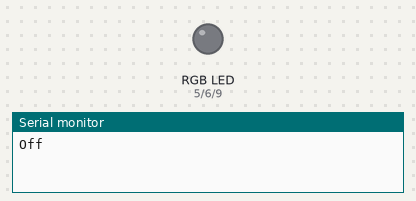
This sketch was run on a simulated Arduino Uno, built with avr-gcc and run on an emulated ATmega328P. On the bench: an RGB LED mixed from three pins (HIGH = lit), the last lines printed to the serial monitor.

Above: at 0.5 s.
At 2.5 s:
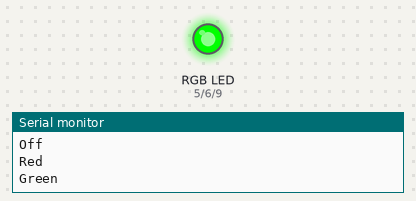
At 3.5 s:
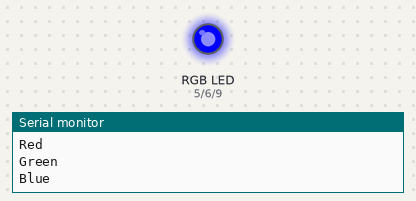
At 4.5 s:
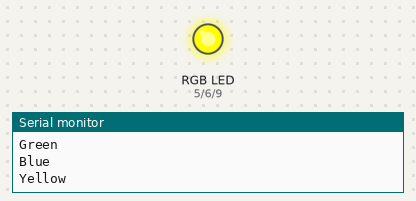
At 6.5 s:
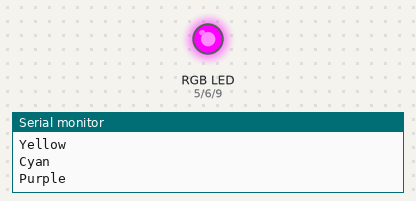
At 9.5 s:
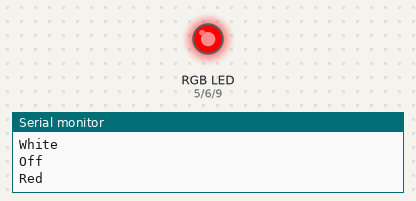
Timing chart, 0 to 10.4 s (numbered marks = the images above):
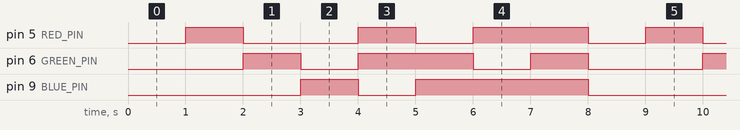

Measured:
- by itself, pin 5 (RED_PIN): repeats every 8.0 s: LOW 2.0 s, HIGH 1.0 s, LOW 1.0 s, HIGH 2.0 s, LOW 1.0 s, HIGH 1.0 s
- by itself, pin 6 (GREEN_PIN): repeats every 8.0 s: LOW 1.0 s, HIGH 2.0 s, LOW 1.0 s, HIGH 1.0 s, LOW 2.0 s, HIGH 1.0 s
- by itself, pin 9 (BLUE_PIN): repeats every 8.0 s: LOW 1.0 s, HIGH 3.0 s, LOW 3.0 s, HIGH 1.0 s

The sketch:

sketch_oct01a.ino
```cpp
/*
Example sketch 03
RGB LED  Make an RGB LED display a rainbow of colors!
*/
//In this basic lab we are using an RGB led which is an
//led that can display a red blue and green light among
//other color combinations based off of which annodes of the
//led have power.

const int RED_PIN = 5;
const int GREEN_PIN = 6;
const int BLUE_PIN = 9;


int DISPLAY_TIME = 10; //Although this was included in the program it was never used.

void setup()
{
   //set the three pin variables as outputs
   pinMode(RED_PIN, OUTPUT);
   pinMode(GREEN_PIN, OUTPUT);
   pinMode(BLUE_PIN, OUTPUT);

   Serial.begin(9600);

}

void loop()
{
   // We've written a custom function called mainColors() that steps
   // through all eight of these colors. We're only "calling" the
   // function here (telling it to run). The actual function code
   // is further down in the sketch.
   mainColors();
}

// Here's the mainColors() custom function we've written.
void mainColors()
{
   // Off (all LEDs off):
   digitalWrite(RED_PIN, LOW);
   digitalWrite(GREEN_PIN, LOW);
   digitalWrite(BLUE_PIN, LOW);
   Serial.println("Off");


   delay(1000); //wait 1 second

   // Red (turn just the red LED on):
   digitalWrite(RED_PIN, HIGH);
   digitalWrite(GREEN_PIN, LOW);
   digitalWrite(BLUE_PIN, LOW);
   Serial.println("Red");

   delay(1000); //wait 1 seconds

   // Green (turn just the green LED on):
   digitalWrite(RED_PIN, LOW);
   digitalWrite(GREEN_PIN, HIGH);
   digitalWrite(BLUE_PIN, LOW);
   Serial.println("Green");

   delay(1000); //wait 1 second

   // Blue (turn just the blue LED on):
   digitalWrite(RED_PIN, LOW);
   digitalWrite(GREEN_PIN, LOW);
   digitalWrite(BLUE_PIN, HIGH);
   Serial.println("Blue");

   delay(1000); //wait 1 second

   // Yellow (turn red and green on):
   digitalWrite(RED_PIN, HIGH);
   digitalWrite(GREEN_PIN, HIGH);
   digitalWrite(BLUE_PIN, LOW);
   Serial.println("Yellow");

   delay(1000); //wait 1 second

   // Cyan (turn green and blue on):
   digitalWrite(RED_PIN, LOW);
   digitalWrite(GREEN_PIN, HIGH);
   digitalWrite(BLUE_PIN, HIGH);
   Serial.println("Cyan");

   delay(1000); //wait 1 second

   // Purple (turn red and blue on):
   digitalWrite(RED_PIN, HIGH);
   digitalWrite(GREEN_PIN, LOW);
   digitalWrite(BLUE_PIN, HIGH);
   Serial.println("Purple");

   delay(1000); //wait 1 second

   // White (turn all the LEDs on):
   digitalWrite(RED_PIN, HIGH);
   digitalWrite(GREEN_PIN, HIGH);
   digitalWrite(BLUE_PIN, HIGH);
   Serial.println("White");

   delay(1000); //wait 1 second
}
```
